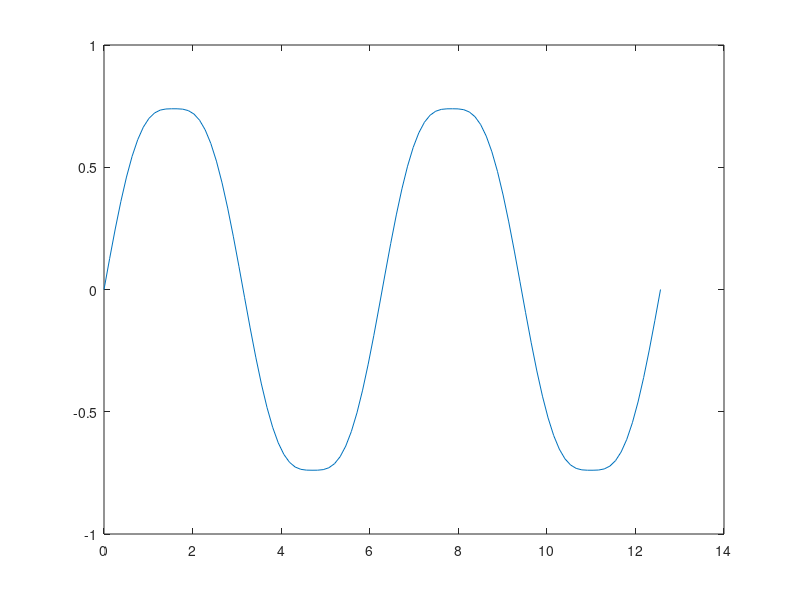

Here is the MATLAB script that generated this plot:
% Exercise 6 - Array Functions and Spot
% Edited by Tony Xiang
% Last Modified in 2018-7-13

int_fun = @(t) (1 - t .^ 2) .^ (2/3);
x = linspace(0, 4 * pi);
y = arrayfun(@(x) integral(int_fun, 0, sin(x)), x);
plot(x, y)
